Frame 1 (no input): blank canvas, image omitted
Frame 60 (the mouse pressed at the canvas centre just before this capture): blank canvas, image omitted
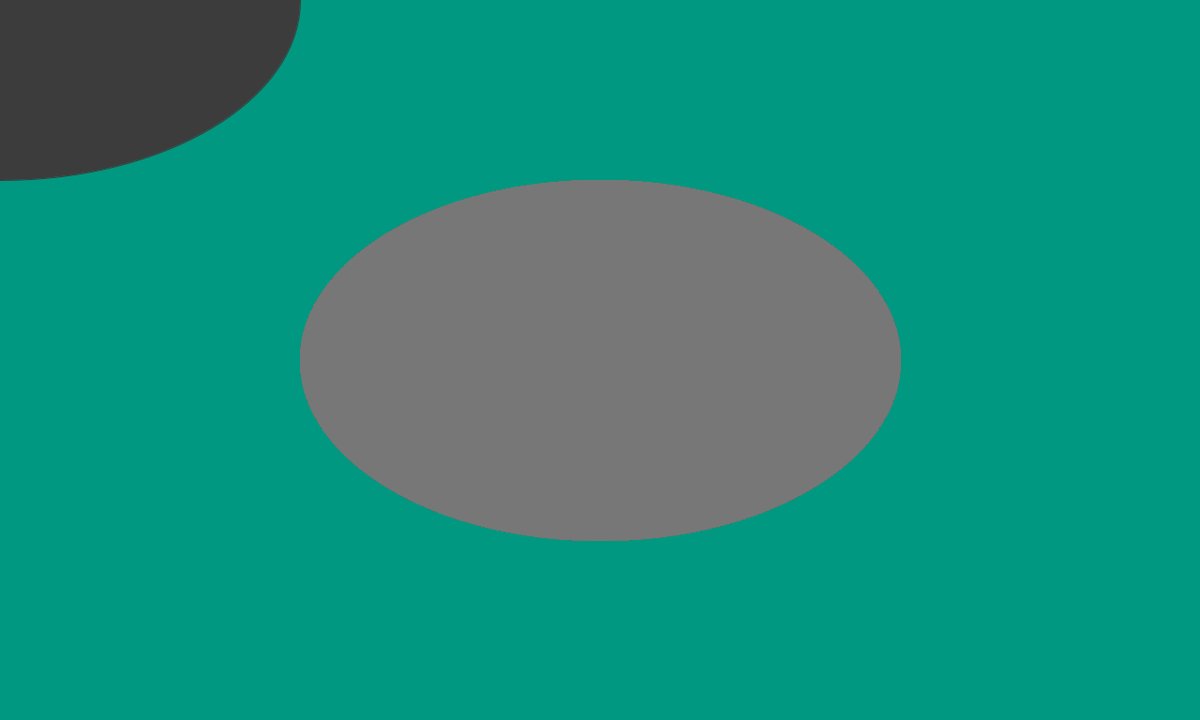
Frame 120 (the mouse held since frame 60 and released just before this capture)

The Processing sketch whose frames 1 and 60 were blank and that drew this single picture after the mouse press (run headless with seeded random() and noise(); from frame 60 on, the mouse is pressed at the canvas centre):

// Processing sketch: test
// ── test.pde
int last_point_x = 0;
int last_point_y = 0;
int mycolor = 0;
boolean goingup = true;
String drawingtype = "line";

void setup(){
	size(1280, 768);
	stroke(255);
	background(0, 152, 128, 128);
}

void draw(){
	smooth();
	fill(mycolor, mycolor, mycolor, 256);
	stroke(mycolor, mycolor, mycolor, 256);
	if(drawingtype == "line"){
		line(last_point_x, last_point_y, mouseX, mouseY);
	} else if (drawingtype == "ellipse") {
		ellipse(last_point_x, last_point_y, mouseX, mouseY);
	}
	
	last_point_x = mouseX;
	last_point_y = mouseY;
	if(goingup == true){
		if(mycolor >= 255){
			mycolor = mycolor-1;
			goingup = false;	
		}else{
			mycolor = mycolor+1;	
		}
	} else {
		if(mycolor <= 0){
			goingup = true;
			mycolor = 0;
		}else{
			mycolor = mycolor - 1;
		}
	}	
}

void mousePressed(){
	if(drawingtype == "line"){
		drawingtype = "ellipse";
	} else {
		drawingtype = "line";
	}
	background(0, 152, 128, 128);
}
